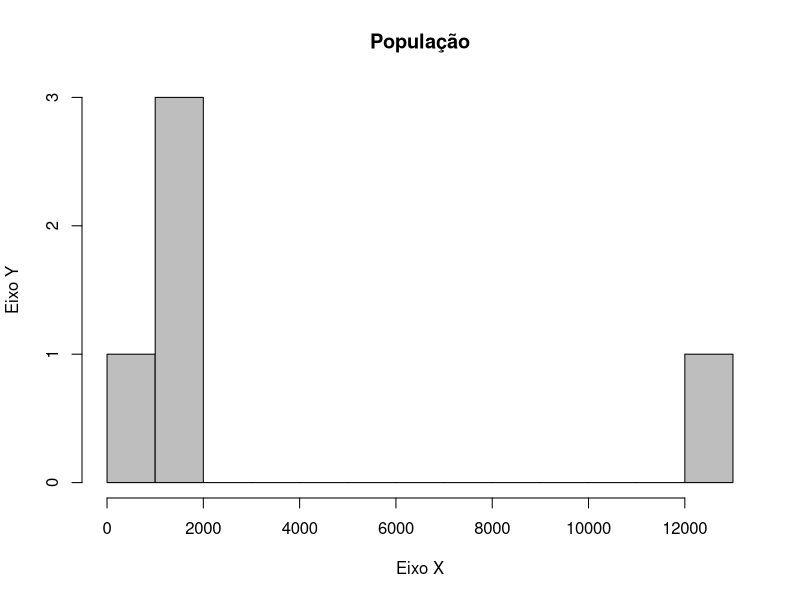
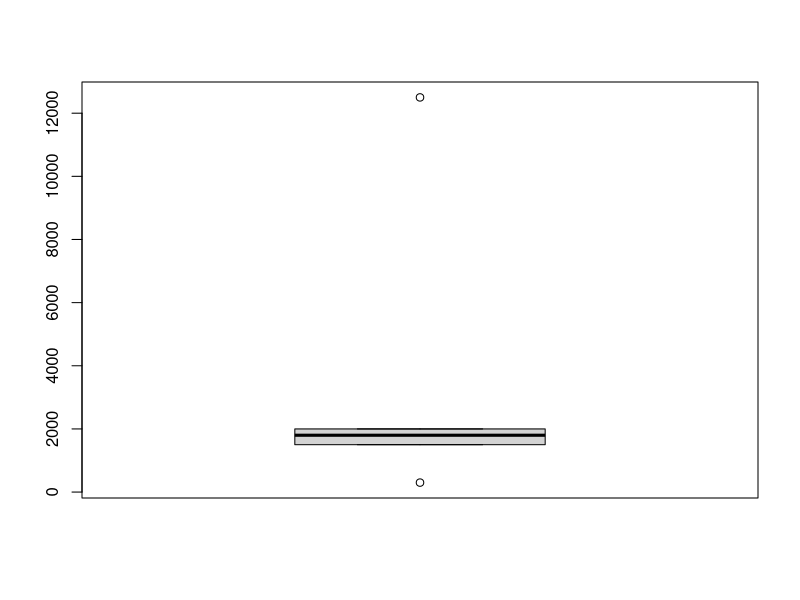
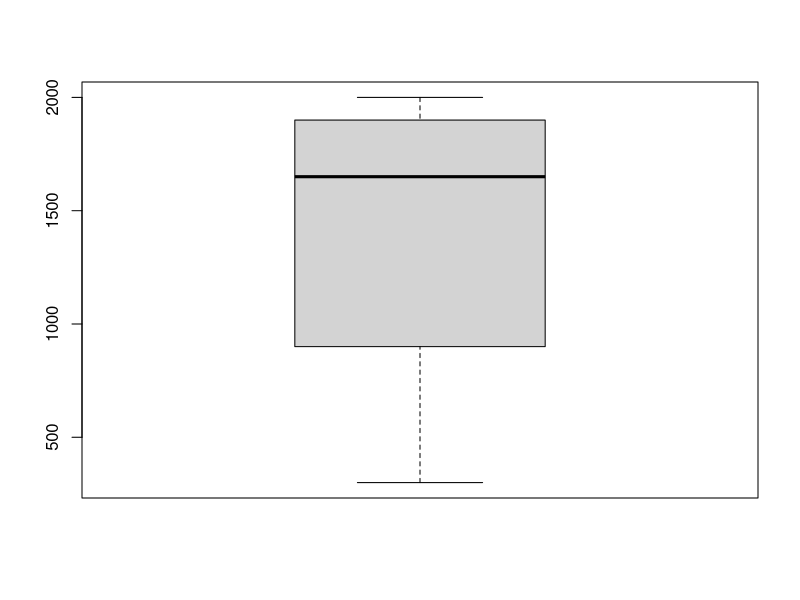
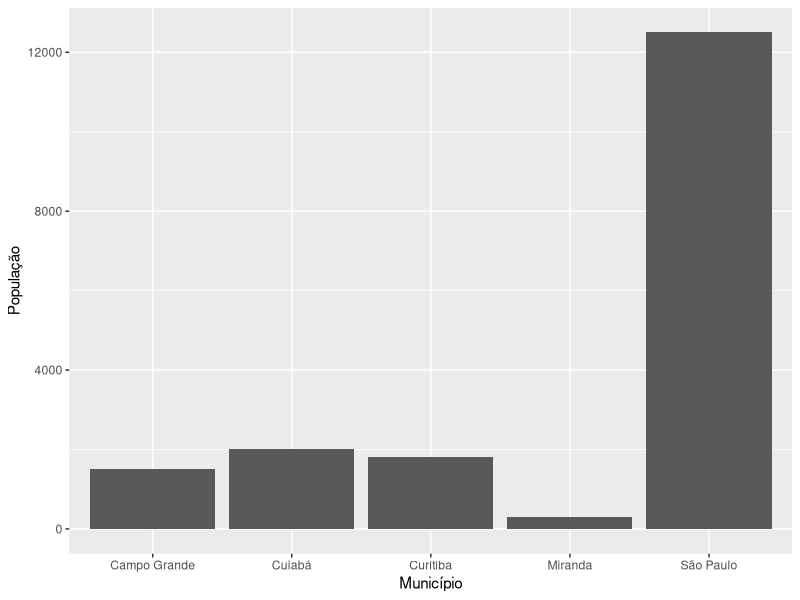
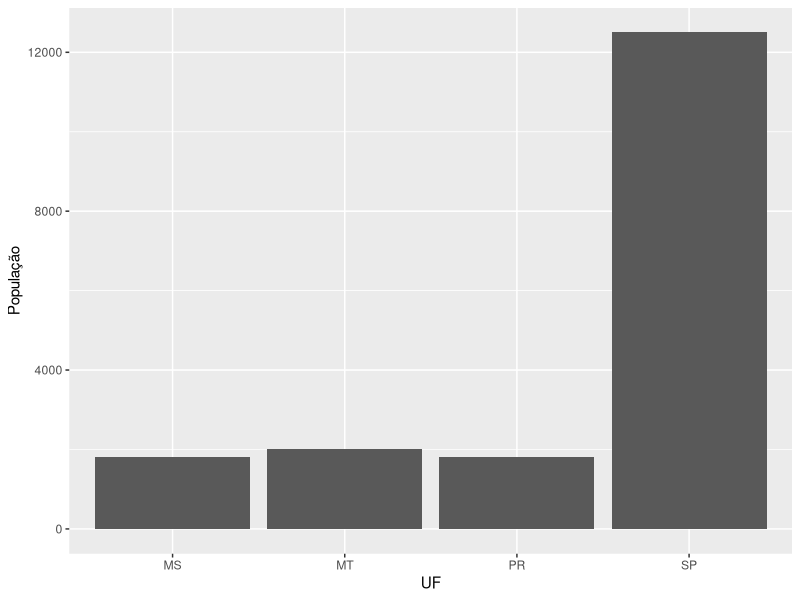
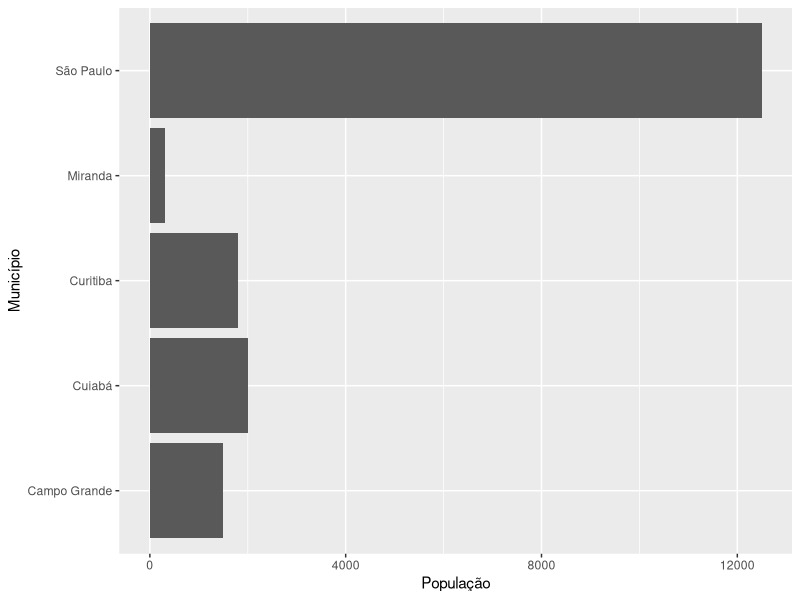
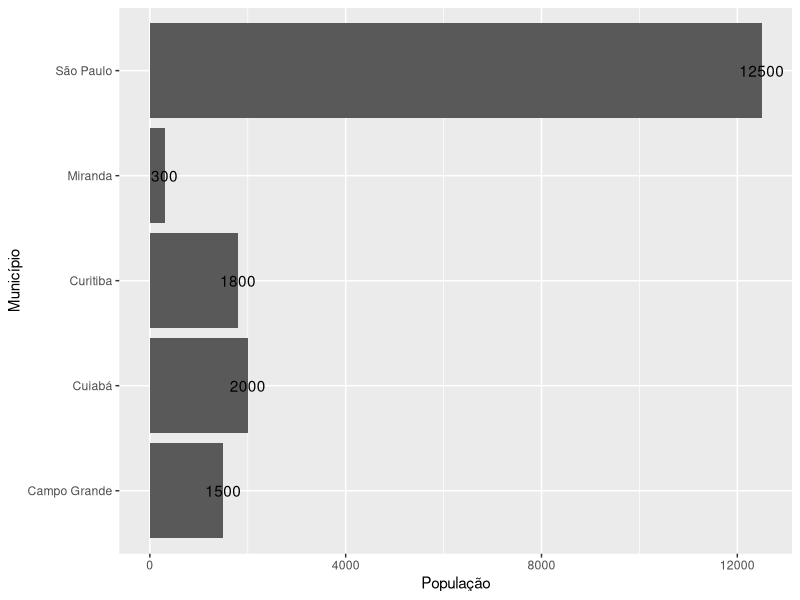
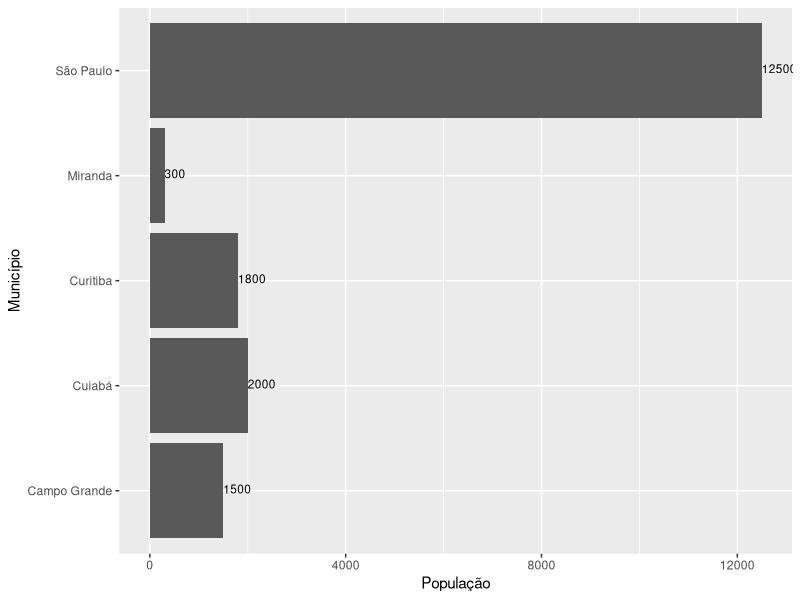

Here is the R script that generated these plots, in order:
## ---- chunk 1
knitr::opts_chunk$set(echo = TRUE)
## ---- chunk 2
cidades <- c("Campo Grande", "Corumbá", "Ladário", "Miranda")
cidades
## ---- chunk 3
cidades[3]
## ---- chunk 4
cidades[0]
## ---- chunk 5
cidades[5]
## ---- chunk 6
cidades[4] <- "Aquidauana"
cidades
## ---- chunk 7
cidades[5] <- "Miranda"
cidades
## ---- chunk 8
cidades[2:4]
## ---- chunk 9
cidades[-4]
## ---- chunk 10
cidades[6] <- "Whashington"
cidades
cidades <- cidades[-6]
cidades
## ---- chunk 11
cidades <- NULL # Limpa o vetor
cidades
## ---- chunk 12
estados.sigla <- c("MS", "MS", "MS", "MS", "MS", "MS")
estados.sigla
## ---- chunk 13
set.vetor.cidades <- function(){
  vetor_aux <- c("Campo Grande", "Cuiabá", "Curitiba", "Aquidauana")
  vetor_aux[4] <- "São Paulo"
  vetor_aux[5] <- "Miranda"
  return(vetor_aux)
}
## ---- chunk 14
cidades <- set.vetor.cidades()
cidades
## ---- chunk 15
set.vetor.estados.siglas <- function(){
  vetor_aux <- c("MS", "MT", "PR", "SP", "MS")
  return(vetor_aux)
}
## ---- chunk 16
estados.sigla <- set.vetor.estados.siglas()
estados.sigla
## ---- chunk 17
siglas <- c("SP", "GO", "RS", "DF", "GO", "SP", "MS", "MT", "SP", "MS")
UF <- as.factor(siglas)
is.factor(UF)
UF
UF[1]
str(UF)
## ---- chunk 18
lista <- list(cidades, estados.sigla, UF)
lista
str(lista)
## ---- chunk 19
lista$cidades
lista$estados.sigla
lista$UF
lista[1]
## ---- chunk 20
pessoa <- list(nome="João",
               sexo="M",
               idade=42,
               cidade="Campo Grande")
pessoa
str(pessoa)
## ---- chunk 21
pessoa$nome
pessoa[1]
pessoa[[1]]
pessoa["nome"]
pessoa[["nome"]]
## ---- chunk 22
pessoa[c('nome','idade')]
pessoa[c('nome','idade')][["nome"]]
pessoa[c('nome','idade')][["idade"]]
## ---- chunk 23
pessoa2 <- list(nome="Maria",
               sexo="F",
               idade=22,
               cidade="São Paulo")
pessoa3 <- list(nome="Ana",
                sexo="F",
                idade=32,
                cidade="Curitiba")
## ---- chunk 24
pessoas <- list(pessoa, pessoa2)
pessoas[[3]] <- pessoa3
for (p in pessoas){
  print(p[["nome"]])
}
## ---- chunk 25
cidades.lista = list(cidade= cidades,
                     uf = estados.sigla)
cidades.lista
## ---- chunk 26
df.cidades <- data.frame(cidades.lista)
df.cidades
## ---- chunk 27
dfA <- data.frame(cidades, estados.sigla)
dfA
dfA[1]
dfA[2]
## ---- chunk 28
dfA$cidades
## ---- chunk 29
dfA[1,2] 
## ---- chunk 30
dfA[,1]
## ---- chunk 31
dfA[1,]
## ---- chunk 32
dfA[c(2:4), c(0,2)]
## ---- chunk 33
names(dfA)
## ---- chunk 34
populacao <- c(1500, 2000, 1800, 12500, 300) 
dfA[3] <- populacao
#dfA[3]
dfA
## ---- chunk 35
names(dfA)[3] <- "População"
dfA
names(dfA)[1:2] <- c("Município", "UF") 
dfA
## ---- chunk 36
dfA[c(2:4), c(1,3)] 
## ---- chunk 37
dim(dfA)
## ---- chunk 38
str(dfA)
str(dfA$Município)
## ---- chunk 39
dfA$cidades # Acessa uma coluna ...Se ela existir
dfA$Município
dfA["Município"]
dfA$Município[1] 
## ---- chunk 40
cidade.MS <- dfA[['UF']] == "MS"
cidade.MS
## ---- chunk 41
library(dplyr)
## ---- chunk 42
#library(dplyr)
cidade.MS <- filter(dfA, dfA[['UF']] == "MS")
cidade.MS
## ---- chunk 43
matrizA <- matrix(seq(1:25), nrow = 5)
matrizA
## ---- chunk 44
matrizB <- matrix(seq(1:25),
             ncol = 5,
             byrow = TRUE,
             dimnames = list(c(seq(1:5)),
                             c('A','B','C','D','E')
             )
)
matrizB
## ---- chunk 45
matrizB[c(1:3), c("B","C")]
## ---- chunk 46
dfA
## ---- chunk 47
summary(dfA$População)
## ---- chunk 48
hist(dfA$População, 
     main="População", 
     xlab="Eixo X", 
     ylab="Eixo Y", 
     col="grey",
     breaks=10)
## ---- chunk 49
boxplot(dfA$População)
## ---- chunk 50
dfB <- dfA %>%
  filter(População <= 6000)
## ---- chunk 51
boxplot(dfB$População)
## ---- chunk 52
table(dfA$Município)
table(dfA$UF)
table(dfA$UF, exclude="PR")
## ---- chunk 53
length(table(dfA$Município))
length(table(dfA$UF))
## ---- chunk 54
prop.table(table(dfA$Município))
prop.table(table(dfA$UF))
prop.table(table(dfA$UF))*100
## ---- chunk 55
library(ggplot2)
## ---- chunk 56
#library(ggplot2)
ggplot(dfA, aes(x=Município, y=População))+
  geom_bar(stat='identity')
## ---- chunk 57
ggplot(dfA, aes(x=UF, y=População))+
  geom_bar(stat='identity')
## ---- chunk 58
ggplot(dfA, aes(x=Município, y=População))+
  geom_bar(stat='identity')+
  coord_flip() 
## ---- chunk 59
ggplot(dfA, aes(x=Município, y=População))+
  geom_bar(stat='identity')+
  geom_text(aes(label=População))+
  coord_flip()
## ---- chunk 60
ggplot(dfA, aes(x=Município, y=População))+
  geom_bar(stat='identity')+
  geom_text(aes(label=População), hjust=0, vjust=0.3, size=3)+ 
  coord_flip()
## ---- chunk 61
ggplot(dfA, aes(x=Município, y=População))+
  ggtitle("População por Município")+
  geom_bar(stat='identity')+
  geom_text(aes(label=População), hjust=0.5, vjust=0.5, size=3, color="blue")+ 
  coord_flip()+ # Muda para barra invertida
  #theme(axis.title.x=element_text(vjust=-0.5))+
  #theme(axis.title.y=element_text(angle=90, vjust=-0.5))+
  theme(plot.margin = unit(c(0.3,0.2,0.2,0.5), "cm"))+
  #theme(axis.line = element_line(arrow = arrow()))+
  #theme(axis.line.x = element_line(arrow = arrow()))+
  theme(axis.line.x = element_line(size=1.25))+
  theme(plot.background=element_rect(color="black",
                                     fill = "grey90"))
## ---- chunk 62
ggplot(dfA, aes(x=Município, y=População, size=População))+
  ggtitle("População por Município")+
  geom_bar(stat='identity')+
  geom_text(aes(label=População), hjust=0.5, vjust=0.5, size=3, color="blue")+ 
  coord_flip()+
  theme(plot.background=element_rect(color="black",
                                     fill = "grey90"))
